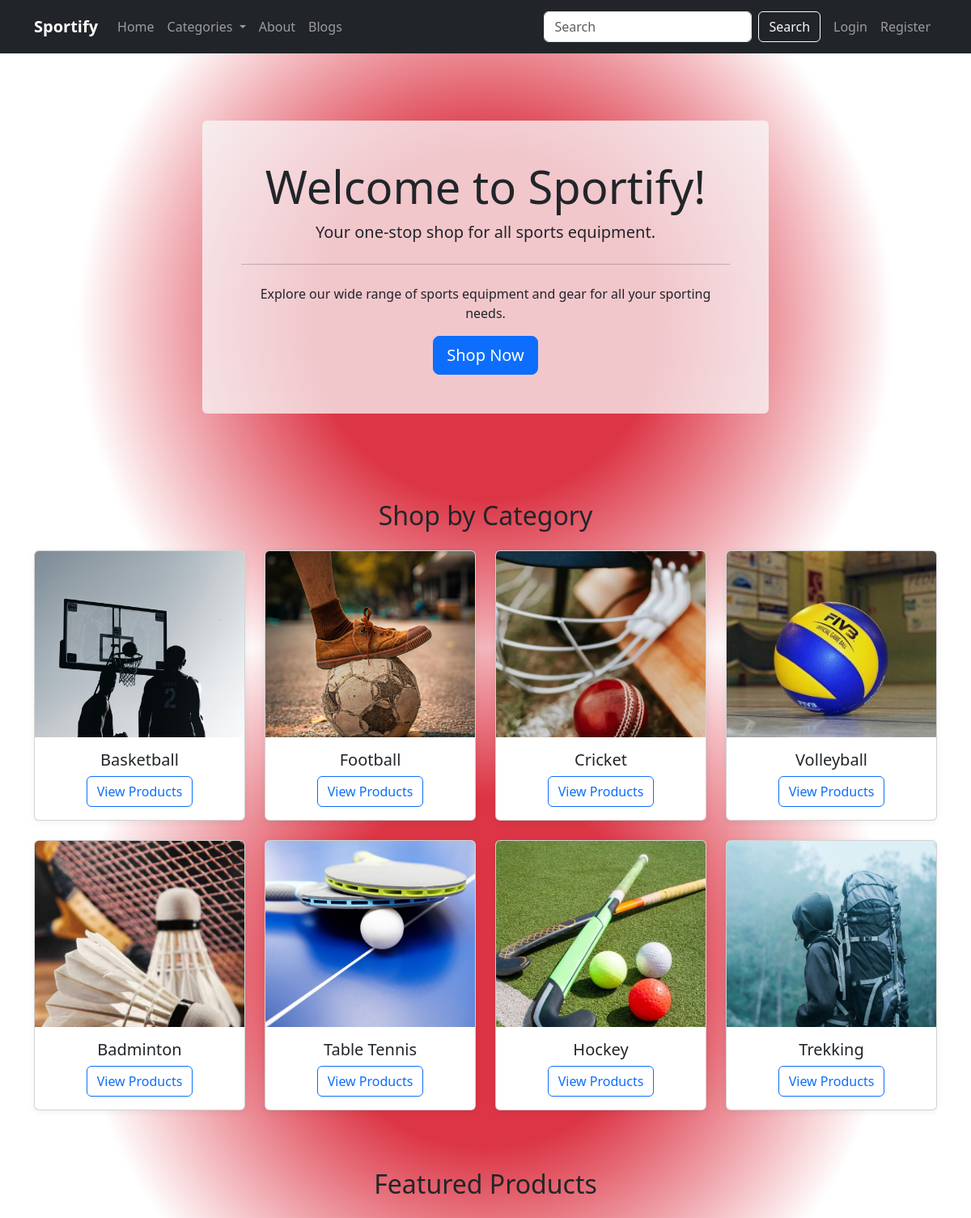
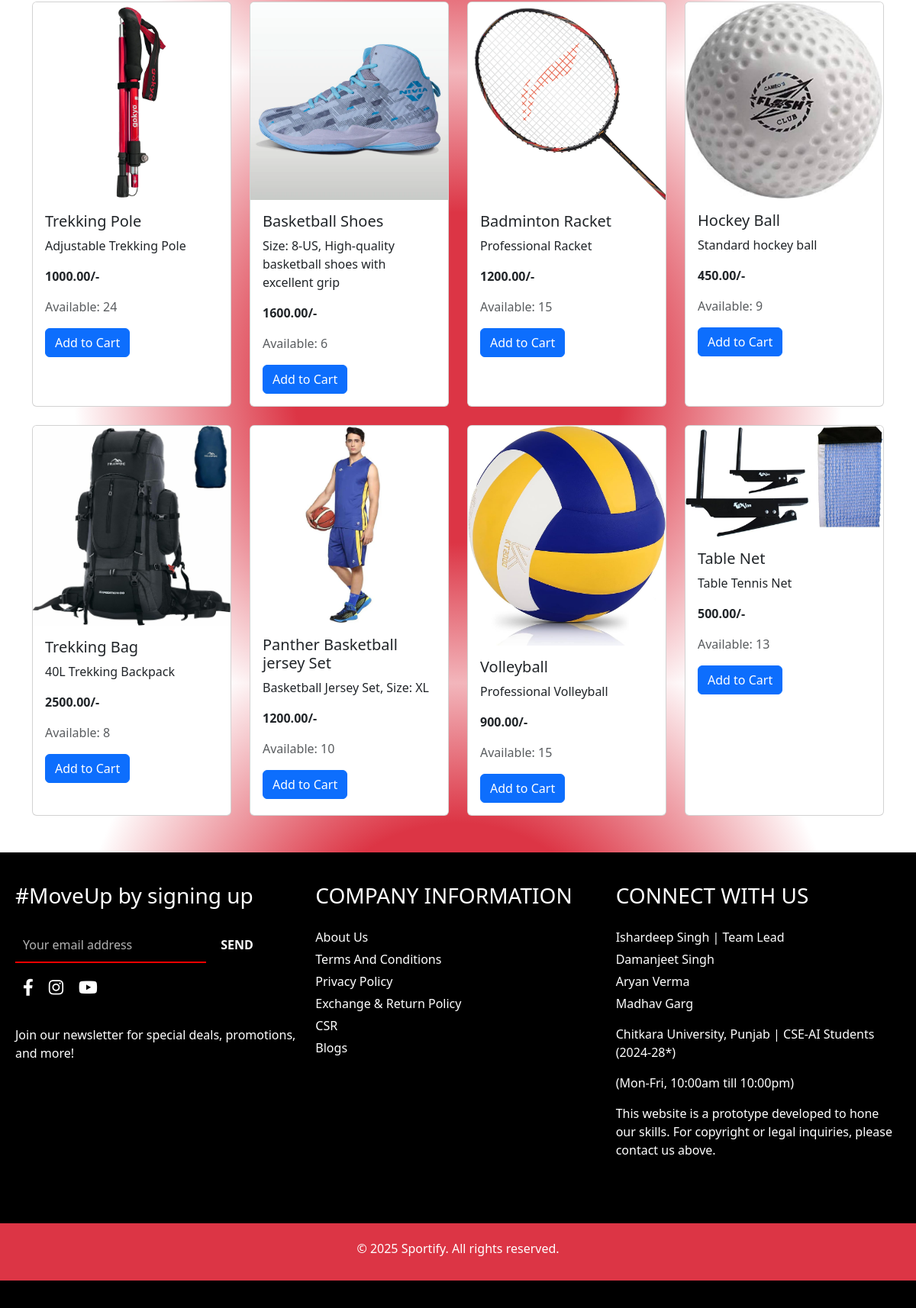
The page / on the database its author committed (2 pictures, top to bottom).
### cart_app/models.py (models this page shows, shortened)
class Category(models.Model):
    name = models.CharField(max_length=100)
    slug = models.SlugField(unique=True)
    image = models.ImageField(upload_to='categories/', blank=True, null=True)
    class Meta:
        verbose_name_plural = 'Categories'

class Product(models.Model):
    category = models.ForeignKey(Category, on_delete=models.CASCADE, related_name='products')
    title = models.CharField(max_length=200)
    description = models.TextField()
    price = models.DecimalField(max_digits=10, decimal_places=2)
    stock = models.IntegerField(default=0, validators=[MinValueValidator(0)])
    image = models.ImageField(upload_to='products/')
    created_at = models.DateTimeField(auto_now_add=True)
    updated_at = models.DateTimeField(auto_now=True)
    def get_formatted_price(self):
        return f"{self.price}/-"

### cart_app/views.py (the view)
# urls.py: path('', views.index, name='index'),
def index(request):
    categories = Category.objects.all()
    featured_products = Product.objects.all().order_by('?')[:8]
    return render(request, 'cart_app/index.html', {
        'categories': categories,
        'featured_products': featured_products
    })

### cart_app/context_processors.py (called while the page is built)
def cart_count(request):
    count = 0
    if request.user.is_authenticated:
        count = CartItem.objects.filter(user=request.user).count()
    return {'cart_count': count}

def categories_processor(request):
    categories = Category.objects.all()
    return {'categories': categories}

def featured_products(request):
    featured = list(Product.objects.all().order_by('?')[:8])
    return {'featured_products': featured}

### user_app/context_processors.py (called while the page is built, shortened)
def user_address(request):
    address = None
    return {'address': address}

### templates/cart_app/index.html (shortened to what this page needs)
{% extends 'base.html' %}
{% load static %}
{% block content %}
<link rel="stylesheet" href="{% static 'css/style.css' %}">
<div class="video-jumbotron position-relative d-flex align-items-center justify-content-center rounded" style="height: 60vh; overflow: hidden;">
    <video autoplay muted loop playsinline class="position-absolute top-0 start-0 w-100 h-100" style="object-fit: cover; z-index: -1;">
        <source src="{% static 'videos/vid.mp4' %}" type="video/mp4">
    </video>
    <div class="bg-light bg-opacity-75 p-5 rounded text-center" style="max-width: 700px; z-index: 1;">
        <h1 class="display-4"><strong>Welcome to Sportify!</strong></h1>
        <p class="lead">Your one-stop shop for all sports equipment.</p>
        <hr class="my-4">
        <p>Explore our wide range of sports equipment and gear for all your sporting needs.</p>
        <a class="btn btn-primary btn-lg" href="#categories" role="button">Shop Now</a>
    </div>
</div>
<div id="categories" class="row mt-5">
    <h2 class="text-center mb-4">Shop by Category</h2>
    {% for category in categories %}
    <div class="col-md-3 mb-4">
        <div class="card h-100 ">
            {% if category.image %}
                <div class="card-img-top" style="height: 230px; background-image: url('{{ category.image.url }}'); background-size: cover; background-position: center;"></div>
            {% else %}
                <div class="card-img-top bg-secondary text-white d-flex align-items-center justify-content-center" style="height: 150px;">
                    <span>{{ category.name }}</span>
                </div>
            {% endif %}
            <div class="card-body text-center">
                <h5 class="card-title">{{ category.name }}</h5>
                <a href="{% url 'product_list' category.slug %}" class="btn btn-outline-primary">View Products</a>
            </div>
        </div>
    </div>
    {% endfor %}
</div>
<div class="row mt-5">
    <h2 class="text-center mb-4">Featured Products</h2>
    {% for product in featured_products %}
    <div class="col-md-3 mb-4">
        <div class="card h-100">
            <img src="{{ product.image.url }}" class="card-img-top" alt="{{ product.title }}">
            <div class="card-body">
                <h5 class="card-title">{{ product.title }}</h5>
                <p class="card-text">{{ product.description }}</p>
                <p class="card-text"><strong>{{ product.get_formatted_price }}</strong></p>
                <p class="card-text text-muted">Available: {{ product.stock }}</p>
                {% if product.stock > 0 %}
                    {% if user.is_authenticated %}
                        <form method="post" action="{% url 'add_to_cart' product.id %}">
                            {% csrf_token %}
                            <button type="submit" class="btn btn-primary">Add to Cart</button>
                        </form>
                    {% else %}
                        <a href="#" data-bs-toggle="modal" data-bs-target="#loginModal" class="btn btn-primary">Add to Cart</a>
                    {% endif %}
                {% else %}
                    <button class="btn btn-secondary" disabled>Out of Stock</button>
                {% endif %}
            </div>
        </div>
    </div>
    {% empty %}
    <div class="col-12 text-center">
        <p>No featured products available.</p>
    </div>
    {% endfor %}
</div>
{% endblock %}

### static/css/style.css (style rules this page uses)
video { object-fit: cover; height: 100%; width: 100%; }

### templates/cart_app/index.html (style rules this page uses)
body { margin: 0; height: 100vh; background: radial-gradient(circle, #dc3545 0%, #dc3545 30%, #ffffff 70%, #ffffff 100%); }
#categories .card { transition: transform 0.3s cubic-bezier(0.4,0,0.2,1), box-shadow 0.3s cubic-bezier(0.4,0,0.2,1), background-color 0.3s; box-shadow: 0 2px 8px rgba(0,0,0,0.06); background-color: #fff; }

### rows shown on the page
Category: image (picture), name "Basketball"
Category: image (picture), name "Football"
Category: image (picture), name "Cricket"
Category: image (picture), name "Volleyball"
Category: image (picture), name "Badminton"
Category: image (picture), name "Table Tennis"
Category: image (picture), name "Hockey"
Category: image (picture), name "Trekking"
Product: image (picture), title "Trekking Pole", description "Adjustable Trekking Pole", get_formatted_price "1000.00/-", stock "24", shows "Add to Cart"
Product: image (picture), title "Basketball Shoes", description "Size: 8-US, High-quality basketball shoes with excellent grip", get_formatted_price "1600.00/-", stock "6", shows "Add to Cart"
Product: image (picture), title "Badminton Racket", description "Professional Racket", get_formatted_price "1200.00/-", stock "15", shows "Add to Cart"
Product: image (picture), title "Hockey Ball", description "Standard hockey ball", get_formatted_price "450.00/-", stock "9", shows "Add to Cart"
Product: image (picture), title "Trekking Bag", description "40L Trekking Backpack", get_formatted_price "2500.00/-", stock "8", shows "Add to Cart"
Product: image (picture), title "Panther Basketball jersey Set", description "Basketball Jersey Set, Size: XL", get_formatted_price "1200.00/-", stock "10", shows "Add to Cart"
Product: image (picture), title "Volleyball", description "Professional Volleyball", get_formatted_price "900.00/-", stock "15", shows "Add to Cart"
Product: image (picture), title "Table Net", description "Table Tennis Net", get_formatted_price "500.00/-", stock "13", shows "Add to Cart"
